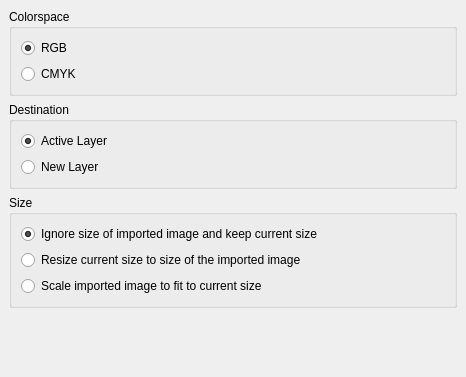
<ui version="4.0" >
 <class>Form</class>
 <widget class="QWidget" name="Form" >
  <property name="geometry" >
   <rect>
    <x>0</x>
    <y>0</y>
    <width>466</width>
    <height>377</height>
   </rect>
  </property>
  <property name="windowTitle" >
   <string>Form</string>
  </property>
  <layout class="QHBoxLayout" >
   <property name="margin" >
    <number>9</number>
   </property>
   <property name="spacing" >
    <number>6</number>
   </property>
   <item>
    <layout class="QVBoxLayout" >
     <property name="margin" >
      <number>0</number>
     </property>
     <property name="spacing" >
      <number>6</number>
     </property>
     <item>
      <widget class="QGroupBox" name="Colorspace" >
       <property name="sizePolicy" >
        <sizepolicy>
         <hsizetype>5</hsizetype>
         <vsizetype>5</vsizetype>
         <horstretch>1</horstretch>
         <verstretch>0</verstretch>
        </sizepolicy>
       </property>
       <property name="title" >
        <string>Colorspace</string>
       </property>
       <layout class="QHBoxLayout" >
        <property name="margin" >
         <number>9</number>
        </property>
        <property name="spacing" >
         <number>6</number>
        </property>
        <item>
         <layout class="QVBoxLayout" >
          <property name="margin" >
           <number>0</number>
          </property>
          <property name="spacing" >
           <number>6</number>
          </property>
          <item>
           <widget class="QRadioButton" name="RGB" >
            <property name="sizePolicy" >
             <sizepolicy>
              <hsizetype>1</hsizetype>
              <vsizetype>0</vsizetype>
              <horstretch>0</horstretch>
              <verstretch>0</verstretch>
             </sizepolicy>
            </property>
            <property name="text" >
             <string>RGB</string>
            </property>
            <property name="checked" >
             <bool>true</bool>
            </property>
           </widget>
          </item>
          <item>
           <widget class="QRadioButton" name="CMYK" >
            <property name="sizePolicy" >
             <sizepolicy>
              <hsizetype>1</hsizetype>
              <vsizetype>0</vsizetype>
              <horstretch>0</horstretch>
              <verstretch>0</verstretch>
             </sizepolicy>
            </property>
            <property name="text" >
             <string>CMYK</string>
            </property>
           </widget>
          </item>
         </layout>
        </item>
       </layout>
      </widget>
     </item>
     <item>
      <widget class="QGroupBox" name="Destination" >
       <property name="sizePolicy" >
        <sizepolicy>
         <hsizetype>5</hsizetype>
         <vsizetype>5</vsizetype>
         <horstretch>1</horstretch>
         <verstretch>0</verstretch>
        </sizepolicy>
       </property>
       <property name="title" >
        <string>Destination</string>
       </property>
       <layout class="QHBoxLayout" >
        <property name="margin" >
         <number>9</number>
        </property>
        <property name="spacing" >
         <number>6</number>
        </property>
        <item>
         <layout class="QVBoxLayout" >
          <property name="margin" >
           <number>0</number>
          </property>
          <property name="spacing" >
           <number>6</number>
          </property>
          <item>
           <widget class="QRadioButton" name="ActiveLayer" >
            <property name="text" >
             <string>Active Layer</string>
            </property>
            <property name="checked" >
             <bool>true</bool>
            </property>
           </widget>
          </item>
          <item>
           <widget class="QRadioButton" name="NewLayer" >
            <property name="text" >
             <string>New Layer</string>
            </property>
            <property name="checked" >
             <bool>false</bool>
            </property>
           </widget>
          </item>
         </layout>
        </item>
       </layout>
      </widget>
     </item>
     <item>
      <widget class="QGroupBox" name="Size" >
       <property name="sizePolicy" >
        <sizepolicy>
         <hsizetype>5</hsizetype>
         <vsizetype>5</vsizetype>
         <horstretch>1</horstretch>
         <verstretch>0</verstretch>
        </sizepolicy>
       </property>
       <property name="title" >
        <string>Size</string>
       </property>
       <layout class="QHBoxLayout" >
        <property name="margin" >
         <number>9</number>
        </property>
        <property name="spacing" >
         <number>6</number>
        </property>
        <item>
         <layout class="QVBoxLayout" >
          <property name="margin" >
           <number>0</number>
          </property>
          <property name="spacing" >
           <number>6</number>
          </property>
          <item>
           <widget class="QRadioButton" name="Ignore" >
            <property name="text" >
             <string>Ignore size of imported image and keep current size</string>
            </property>
            <property name="checked" >
             <bool>true</bool>
            </property>
           </widget>
          </item>
          <item>
           <widget class="QRadioButton" name="Resize" >
            <property name="text" >
             <string>Resize current size to size of the imported image</string>
            </property>
            <property name="checked" >
             <bool>false</bool>
            </property>
           </widget>
          </item>
          <item>
           <widget class="QRadioButton" name="Scale" >
            <property name="text" >
             <string>Scale imported image to fit to current size</string>
            </property>
           </widget>
          </item>
         </layout>
        </item>
       </layout>
      </widget>
     </item>
     <item>
      <spacer>
       <property name="orientation" >
        <enum>Qt::Vertical</enum>
       </property>
       <property name="sizeHint" >
        <size>
         <width>446</width>
         <height>16</height>
        </size>
       </property>
      </spacer>
     </item>
    </layout>
   </item>
  </layout>
 </widget>
 <resources/>
 <connections/>
</ui>
